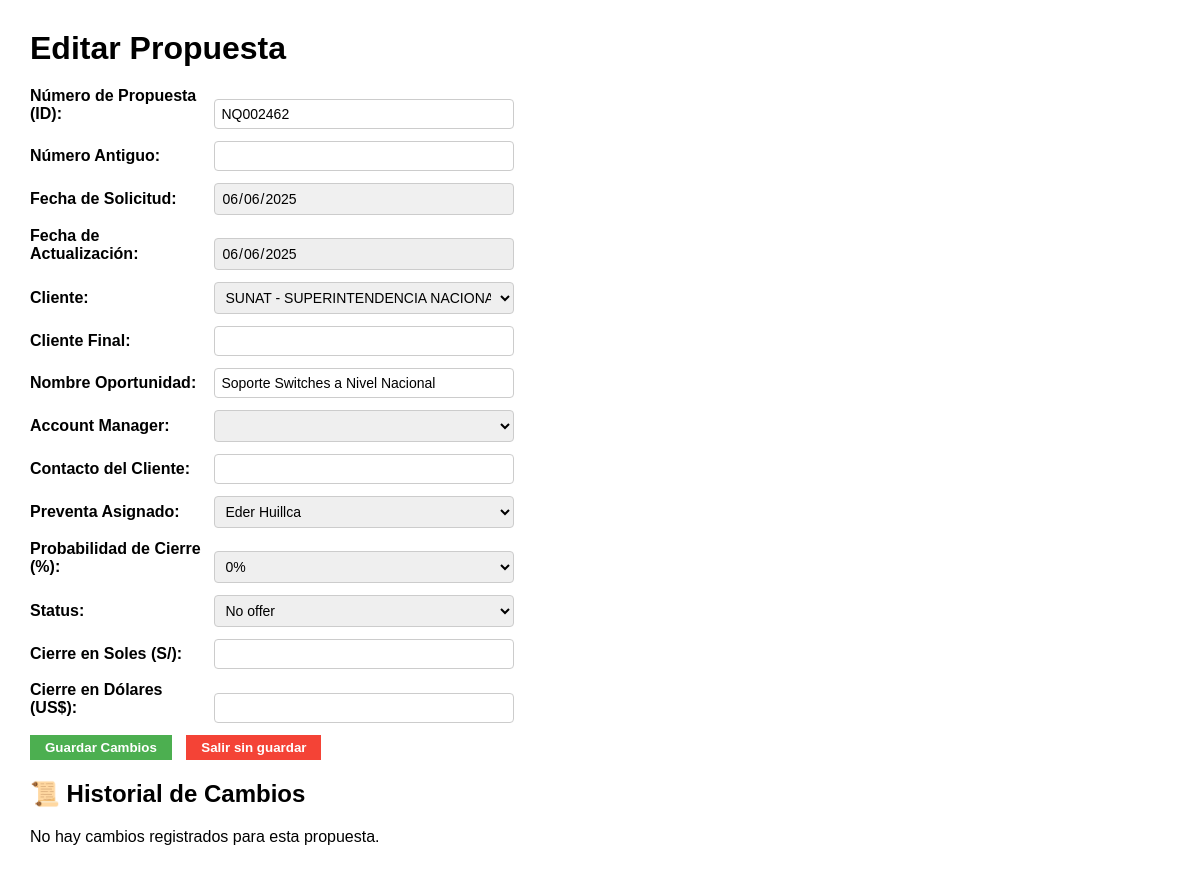
Before: /propuestas/editar/NQ002462?next=/? (signed in) with the older database file.
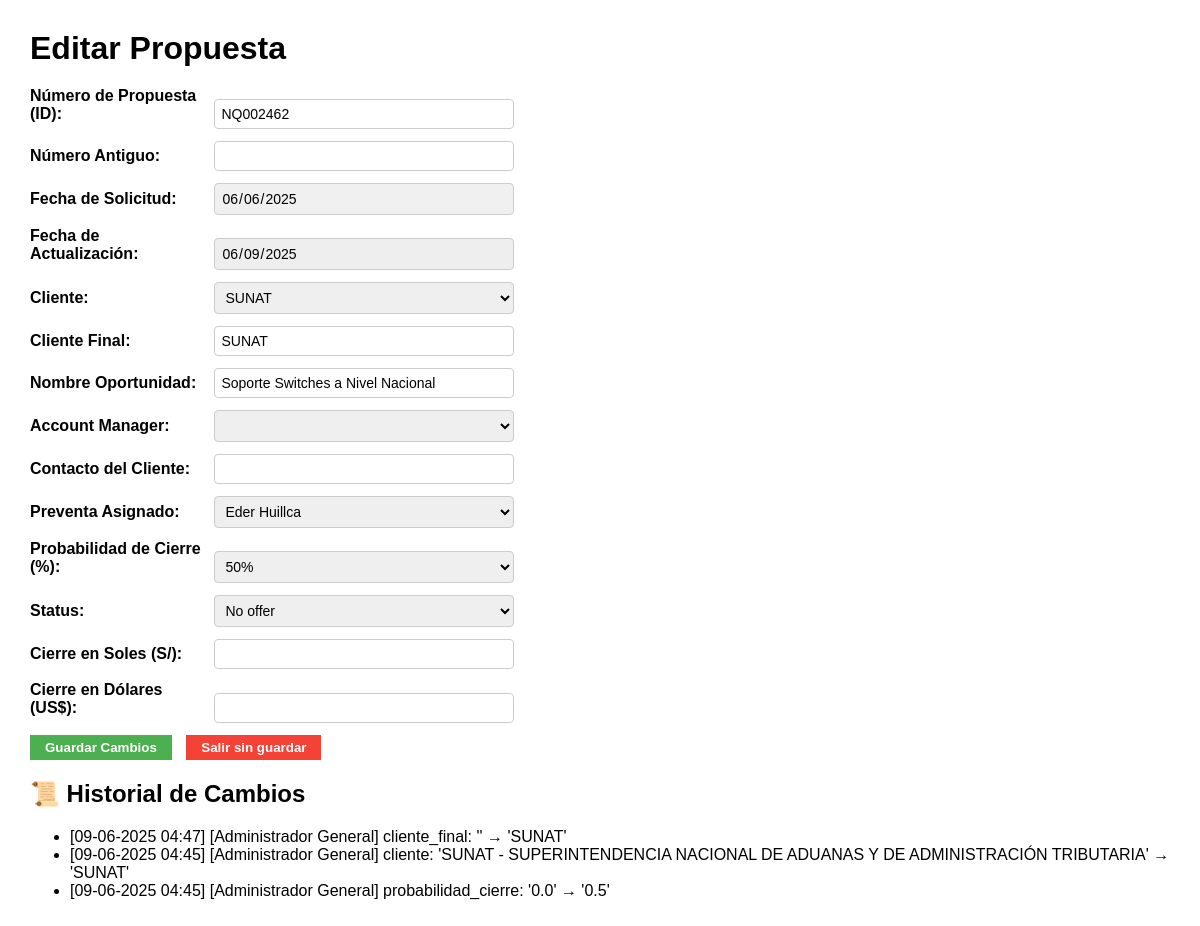
After: the same page with the newer database file.
### tables this page shows
CREATE TABLE propuestas (
    id TEXT PRIMARY KEY,
    nro_antiguo TEXT,
    fecha_solicitud DATE,
    fecha_actualizacion DATE,
    cliente TEXT,
    cliente_final TEXT,
    nombre_oportunidad TEXT,
    account_manager TEXT,
    contacto_cliente TEXT,
    preventa_asignado TEXT,
    probabilidad_cierre REAL,
    status TEXT,
    cierre_soles REAL,
    cierre_dolares REAL,
    comentarios TEXT
);

CREATE TABLE clientes (
    id INTEGER PRIMARY KEY AUTOINCREMENT,
    nombre TEXT NOT NULL UNIQUE,
    direccion TEXT,
    telefono TEXT,
    email TEXT,
    contacto_principal TEXT,
    notas TEXT
);

CREATE TABLE usuarios (
            id INTEGER PRIMARY KEY AUTOINCREMENT,
            nombre TEXT NOT NULL,
            email TEXT NOT NULL UNIQUE,
            password TEXT NOT NULL,
            rol TEXT NOT NULL CHECK (
                rol IN ('administrador', 'gerente', 'director', 'account_manager', 'preventa', 'gestor')
            ),
            activo INTEGER NOT NULL DEFAULT 1
        , ultima_actualizacion_password TEXT, password_anterior TEXT);

CREATE TABLE logs_propuesta (
        id INTEGER PRIMARY KEY AUTOINCREMENT,
        id_propuesta TEXT NOT NULL,
        campo TEXT NOT NULL,
        valor_anterior TEXT,
        valor_nuevo TEXT,
        fecha TEXT NOT NULL,
        usuario TEXT NOT NULL
    );

### app.py (the view, shortened to what this page needs)
@app.route("/propuestas/editar/<string:id>", methods=["GET", "POST"])
def editar_propuesta(id):
    if "usuario_id" not in session:
        return redirect(url_for("login"))
    filtros = {"id": id}
    propuestas = leer_propuestas(filtros=filtros, pagina=1, filas_por_pagina=1)
    propuesta = propuestas[0] if propuestas else None
    if not propuesta:
        flash("Propuesta no encontrada.", "error")
        return redirect(url_for("index", **request.args))
    if not puede_editar_propuesta(propuesta):
        flash("No tienes permiso para editar esta propuesta.", "error")
        return redirect(url_for("index", **request.args))
    clientes = get_clientes()
    account_managers = get_account_managers()
    preventas = get_preventas()
    probabilidades = PROBABILIDAD_CIERRE
    estados = STATUS
    logs = sorted(leer_logs_propuesta(id), key=lambda l: l["fecha"], reverse=True)
    filtros_get = dict(request.args)  # Todos los filtros dinámicos
    return render_template(
        "editar_propuesta.html",
        propuesta=propuesta,
        clientes=clientes,
        account_managers=account_managers,
        preventas=preventas,
        probabilidades=probabilidades,
        estados=estados,
        logs=logs,
        filtros=filtros
    )

### app.py (called while the page is built, shortened)
@app.before_request
def verificar_acceso():
    rutas_publicas = ["/login", "/static", "/favicon.ico"]
    if not session.get("usuario_id"):
        if not any(request.path.startswith(r) for r in rutas_publicas):
            return redirect(url_for('login'))

@app.template_filter("datetime")
def datetime_filter(value, format="%d-%m-%Y %H:%M"):
    dt = datetime.strptime(value, "%Y-%m-%dT%H:%M:%S")
    return dt.strftime(format)

def puede_editar_propuesta(propuesta):
    rol = session.get("rol")
    usuario = session.get("nombre")
    if rol == "administrador":
        return True

### services/propuesta_service.py (called while the page is built)
def leer_logs_propuesta(id_propuesta):
    conn = get_db_connection()
    cursor = conn.cursor()
    cursor.execute("""
        SELECT campo, valor_anterior, valor_nuevo, usuario, fecha
        FROM logs_propuesta
        WHERE id_propuesta = ?
        ORDER BY fecha DESC
    """, (id_propuesta,))
    logs = cursor.fetchall()
    conn.close()
    return logs

    @property
    def nro_oportunidad(self):
        return self.id

### templates/editar_propuesta.html (shortened to what this page needs)
<!DOCTYPE html>
<html lang="es">
<head>
</head>
<body>
    <h1>Editar Propuesta</h1>
    <form method="POST">
        <div><label>Número de Propuesta (ID):</label> <input type="text" name="nro_oportunidad" value="{{ propuesta.nro_oportunidad }}" readonly></div>
        <div><label>Número Antiguo:</label> <input type="text" name="nro_antiguo" value="{{ propuesta.nro_antiguo }}"></div>
        <div><label>Fecha de Solicitud:</label> <input type="date" name="fecha_solicitud" value="{{ propuesta.fecha_solicitud }}" readonly style="background-color: #f0f0f0;"></div>
        <div><label>Fecha de Actualización:</label> <input type="date" name="fecha_actualizacion" value="{{ propuesta.fecha_actualizacion }}" readonly style="background-color: #eee;"></div>
        <div><label>Cliente:</label>
            <select name="cliente">
                {% for opcion in clientes %}
                    <option value="{{ opcion }}" {% if propuesta.cliente == opcion %}selected{% endif %}>{{ opcion }}</option>
                {% endfor %}
            </select>
        </div>
        <div><label>Cliente Final:</label> <input type="text" name="cliente_final" value="{{ propuesta.cliente_final }}"></div>
        <div><label>Nombre Oportunidad:</label> <input type="text" name="nombre_oportunidad" value="{{ propuesta.nombre_oportunidad }}"></div>
        <div><label>Account Manager:</label>
            <select name="account_manager">
            </select>
        </div>
        <div><label>Contacto del Cliente:</label> <input type="text" name="contacto_cliente" value="{{ propuesta.contacto_cliente }}"></div>
        <div><label>Preventa Asignado:</label>
            <select name="preventa_asignado">
                {% for opcion in preventas %}
                    <option value="{{ opcion }}" {% if propuesta.preventa_asignado == opcion %}selected{% endif %}>{{ opcion }}</option>
                {% endfor %}
            </select>
        </div>
        <div><label>Probabilidad de Cierre (%):</label>
            <select name="probabilidad_cierre">
                {% for val in probabilidades %}
                    <option value="{{ val }}" {% if propuesta.probabilidad_cierre == val %}selected{% endif %}>
                        {{ (val * 100)|int }}%
                    </option>
                {% endfor %}
            </select>
        </div>
        <div><label>Status:</label>
            <select name="status">
                {% for opcion in estados %}
                    <option value="{{ opcion }}" {% if propuesta.status == opcion %}selected{% endif %}>{{ opcion }}</option>
                {% endfor %}
            </select>
        </div>
        <div><label>Cierre en Soles (S/):</label> <input type="number" step="0.01" name="cierre_soles" value="{{ propuesta.cierre_soles }}"></div>
        <div><label>Cierre en Dólares (US$):</label> <input type="number" step="0.01" name="cierre_dolares" value="{{ propuesta.cierre_dolares }}"></div>
        <div>
            <button type="submit" class="button guardar">Guardar Cambios</button>
            {% if request.args.get("next") %}
              <a href="{{ request.args.get('next') }}">
                <button type="button" class="button salir">Salir sin guardar</button>
              </a>
            {% else %}
              <a href="{{ url_for('index', **filtros) }}">
                <button type="button" class="button salir">Salir sin guardar</button>
              </a>
            {% endif %}
        </div>
    </form>
    <h2>📜 Historial de Cambios</h2>
    {% if logs %}
        <ul>
            {% for log in logs %}
                <li>
                    [{{ log.fecha | datetime }}] [{{ log.usuario }}] {{ log.campo }}: '{{ log.valor_anterior }}' → '{{ log.valor_nuevo }}'
                </li>
            {% endfor %}
        </ul>
    {% else %}
        <p>No hay cambios registrados para esta propuesta.</p>
    {% endif %}
</body>
</html>

Changed rows visible on the page:
changed propuestas "NQ002462": fecha_actualizacion "06/06/2025" → "06/09/2025"; cliente "SUNAT - SUPERINTENDENCIA NACIONAL DE ADUANAS Y DE ADMINISTRACIÓN TRIBUTARIA" → "SUNAT"; cliente_final (not shown) → "SUNAT"; probabilidad_cierre "0%" → "50%"
added logs_propuesta: fecha "09-06-2025 04:47", usuario "Administrador General", campo "cliente_final", valor_nuevo "SUNAT"
added logs_propuesta: fecha "09-06-2025 04:45", usuario "Administrador General", campo "cliente", valor_anterior "SUNAT - SUPERINTENDENCIA NACIONAL DE ADUANAS Y DE ADMINISTRACIÓN TRIBUTARIA", valor_nuevo "SUNAT"
added logs_propuesta: fecha "09-06-2025 04:45", usuario "Administrador General", campo "probabilidad_cierre", valor_anterior "0.0", valor_nuevo "0.5"
Other visible differences:
text no longer shown: "No hay cambios registrados para esta propuesta."
